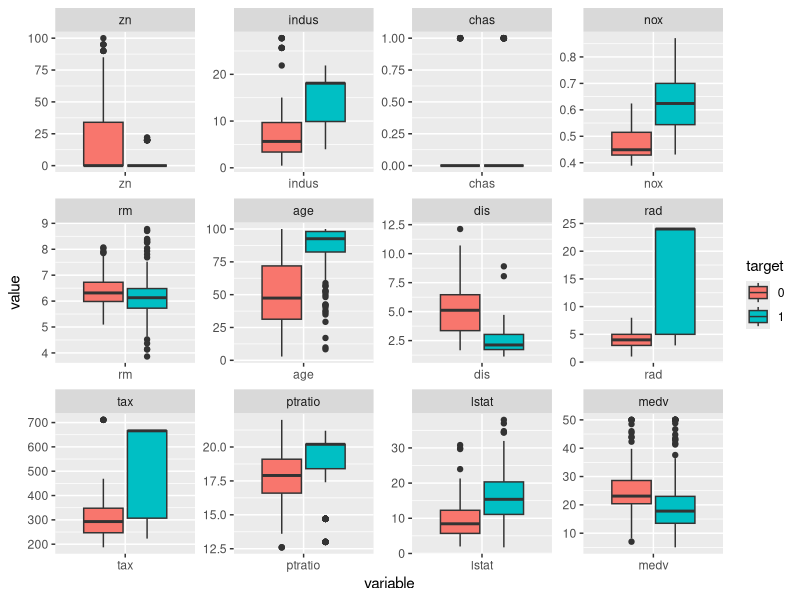
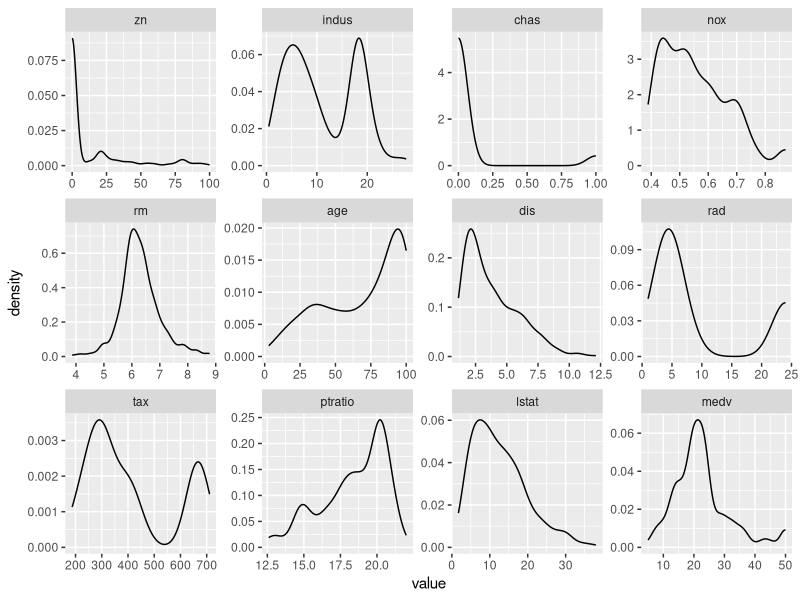
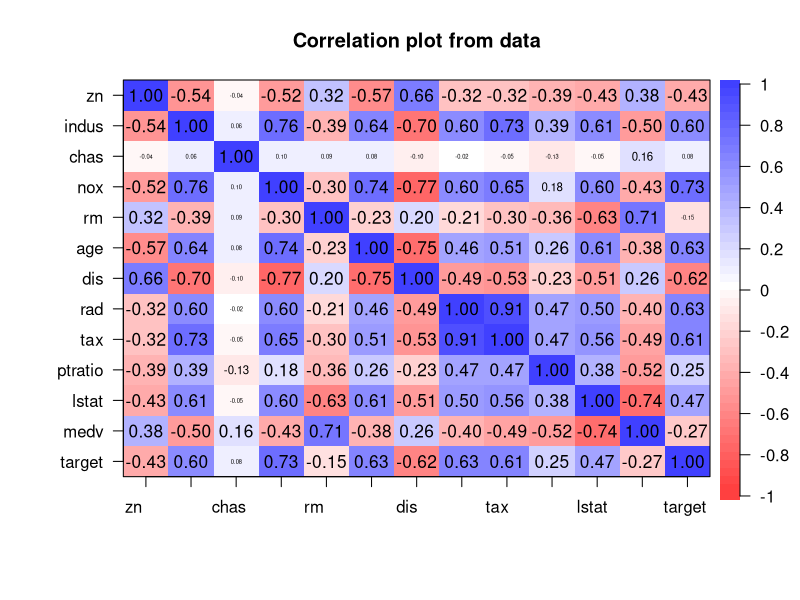
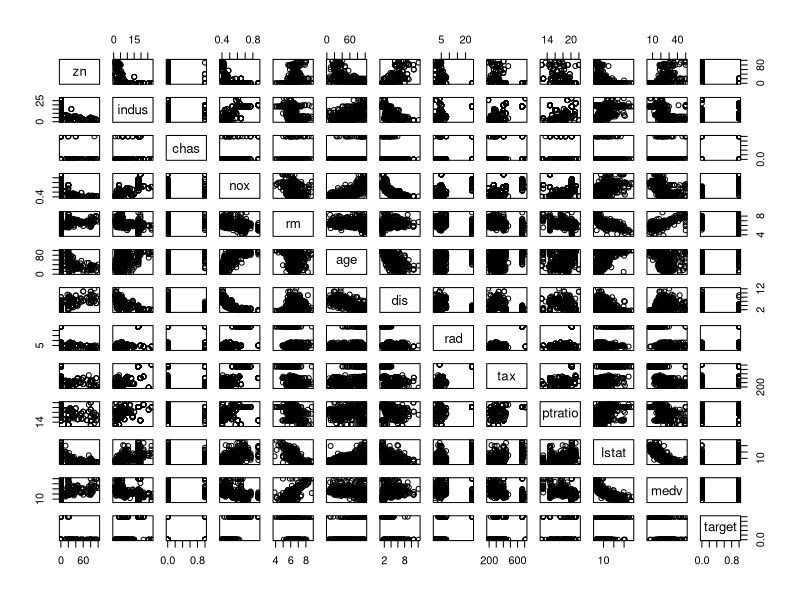
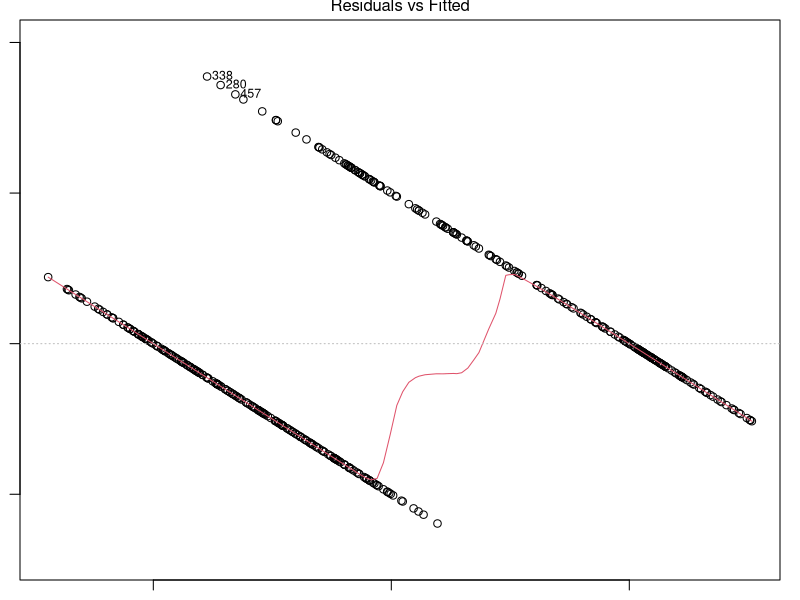
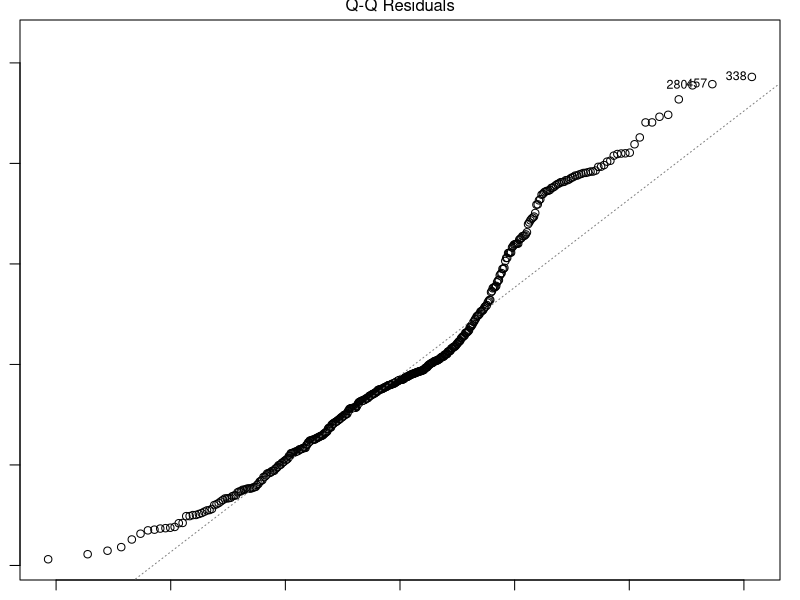
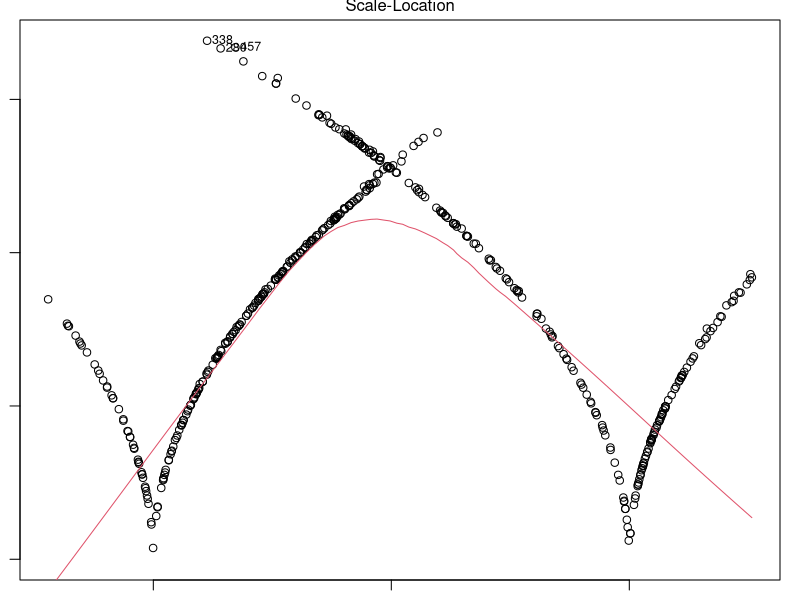
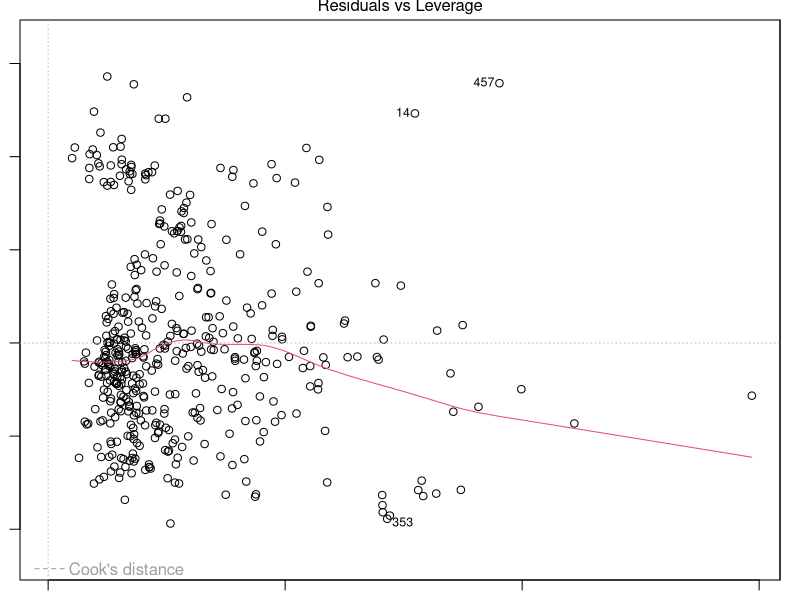

These charts were generated, in order, by the following R code: (Note: this script raises an error after producing the figures.)
## ---- chunk 1
library(reshape2)
library(ggplot2)
library(dplyr)
library(psych)
library(MASS)
library(car)
library(Hmisc)
library(corrplot)
## ---- chunk 2
# load dataset
data <- read.csv('crime-training-data_modified.csv')
head(data)
## ---- chunk 3
# number of variables in total
names(data) %>% length()
## ---- chunk 4
# brief summary
summary(data)
## ---- chunk 5
# make box plot for all variables
data.m <- melt(data, id.vars = 'target')%>% mutate(target = as.factor(target))
head(data.m)
ggplot(data.m, aes(x = variable, y = value, fill = target)) + geom_boxplot() + facet_wrap(~ variable, scales = 'free')
## ---- chunk 6
# check normality and skewness
data.m %>% ggplot(aes(x = value)) + geom_density() + facet_wrap(~variable, scale = 'free')
## ---- chunk 7
# correlation between predictors and response
par(mar = c(1,1,1,1))
data%>% corPlot()
## ---- chunk 8
# correlation between predictors
pairs(data)
## ---- chunk 9
data.lm <- lm(target ~ ., data = data)
summary(data.lm)
plot(data.lm)
## ---- chunk 10
attach(data)
back_transform <- function(y, lamda){
  if(lamda ==0L){
    log(y)
  }else{
    y^lamda/lamda
  }
}
# transform nox
nox.bc <- boxcox(lm(nox ~ 1, data))
nox.pow <- nox.bc$x[which.max(nox.bc$y)]
nox.t <- back_transform(nox, nox.pow)

# transform age
age.bc <- boxcox(lm(age ~ 1, data))
age.pow <- age.bc$x[which.max(age.bc$y)]
age.t <- back_transform(age, age.pow)

# transform dis
dis.bc <- boxcox(lm(dis ~ 1, data))
dis.pow <- dis.bc$x[which.max(dis.bc$y)]
dis.t <- back_transform(dis, dis.pow)

# transform rad
rad.bc <- boxcox(lm(rad ~ 1, data))
rad.pow <- rad.bc$x[which.max(rad.bc$y)]
rad.t <- back_transform(rad, rad.pow)

# transform tax
tax.bc <- boxcox(lm(tax ~ 1, data))
tax.pow <- tax.bc$x[which.max(tax.bc$y)]
tax.t <- back_transform(tax, tax.pow)

# transform ptratio
ptratio.bc <- boxcox(lm(ptratio ~ 1, data))
ptratio.pow <- ptratio.bc$x[which.max(ptratio.bc$y)]
ptratio.t <- back_transform(ptratio, ptratio.pow)

# transform medv
medv.bc <- boxcox(lm(medv ~ 1, data))
medv.pow <- medv.bc$x[which.max(medv.bc$y)]
medv.t <- back_transform(medv, medv.pow)

subset <- data.frame(target, nox.t, age.t, dis.t, rad.t, tax.t, ptratio.t, medv.t)
## ---- chunk 11
# check variables after transformation
hist.data.frame(subset)
melt(subset, id.vars = 'target') %>% 
  mutate(target = as.factor(target)) %>% 
  ggplot(aes(x = value)) +
  geom_density() +
  facet_wrap(~variable, scale = 'free')+
  labs(title = 'transfromed significant variables')
## ---- chunk 12
logit1 <- glm(target ~ . , data = data, family = binomial)
summary(logit1)
## ---- chunk 13
# diagnostic plot
plot(resid(logit1)~predict(logit1, type = 'link'))
## ---- chunk 14
# check outliers
plot(logit1)
## ---- chunk 15
# added variable plot
avPlots(logit1)
## ---- chunk 16
# R^2
1-logit1$deviance/logit1$null.deviance
## ---- chunk 17
# plot logistic regression again predictors
x_range <- seq(0, 465, 0.1)
generated_data <- as.data.frame(expand.grid(x=x_range, y=c(zn, indus, chas, nox, rm, age, dis, rad, tax, ptratio, lstat, medv)) )
plot(x_range, predict(logit1, type = 'response'))
## ---- chunk 18
subset <- subset[-c(338, 457, 14, 62), ]

logit2 <- glm(target ~ . -tax.t, data = subset, family = binomial)
summary(logit2)
## ---- chunk 19
# diagnostic plot
plot(resid(logit2)~predict(logit2, type = 'link'))
## ---- chunk 20
# R^2
1-logit2$deviance/logit2$null.deviance
## ---- chunk 21
probit3 <- glm(target ~ . -tax.t, data = subset, family = binomial(link = 'probit'))
summary(probit3)
## ---- chunk 22
# diagnostic plot
plot(resid(probit3,type = 'deviance')~predict(probit3, type = 'link'))
## ---- chunk 23
# R^2
1-probit3$deviance/probit3$null.deviance
## ---- chunk 24
anova(logit2, probit3)
## ---- chunk 25
eval <- read.csv('crime-evaluation-data_modified.csv')
head(eval)
